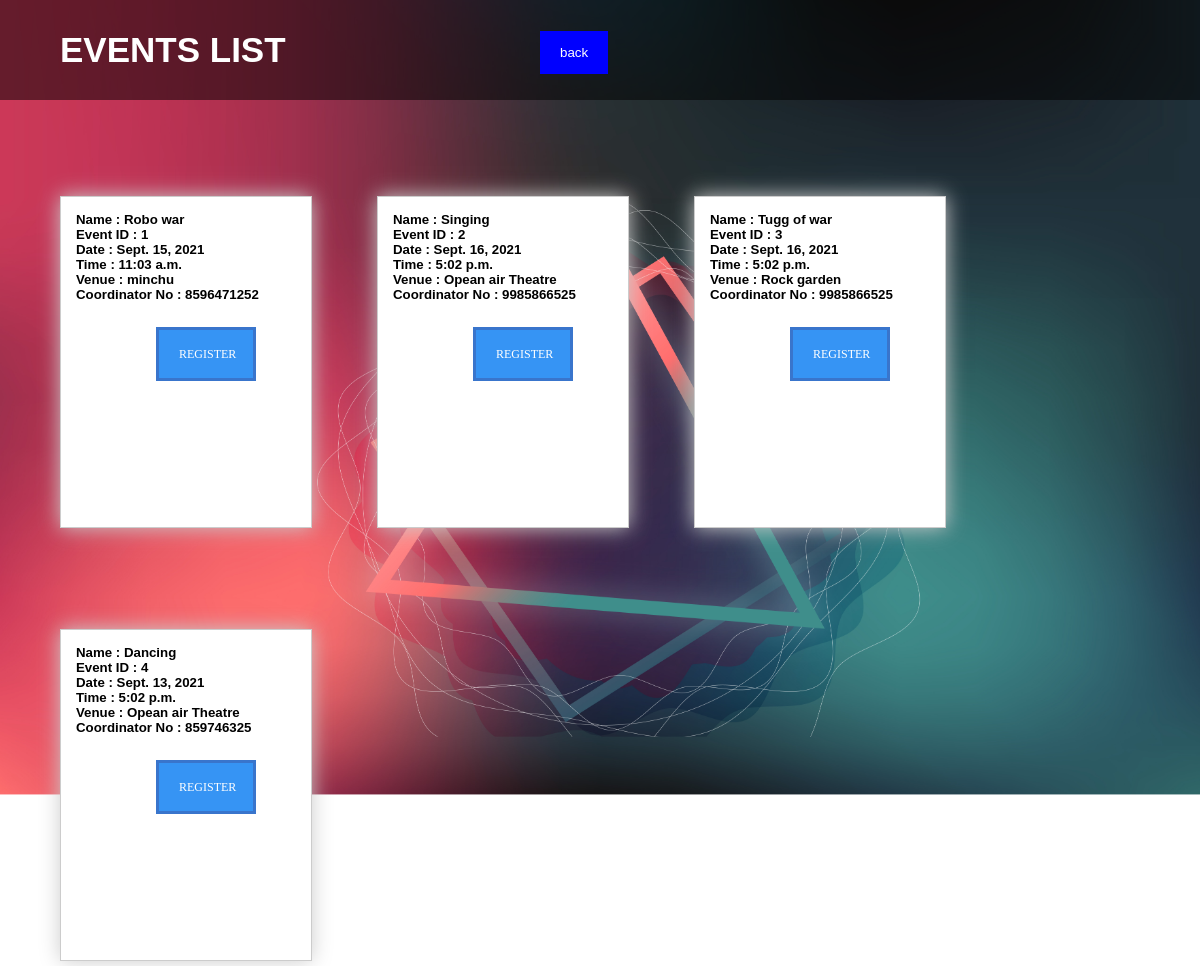
Page /details1 on the committed database.
### event/models.py (models this page shows)
class Event(models.Model):
    E_id = models.CharField(max_length=100)
    E_name=models.CharField(max_length=100)
    E_type=models.CharField(max_length=100,choices=CHOICES_TYPE, default='Cultural')
    E_location=models.CharField(max_length=100)
    E_date = models.DateField(default=2021-9-12)
    E_time=models.TimeField()
    E_fees=models.IntegerField(default=30)
    E_coordinator_no=models.CharField(max_length=100)
    E_image=models.ImageField(upload_to='pics',default='static/image1.jpg')

### event/views.py (the view)
# urls.py: path("details1", views.details1, name="details1"),
def details1(request):
    listevent = Event.objects.all()
    return render(request,'details1.html', {'lists':listevent})

### templates/details1.html (shortened to what this page needs)
{% load static %}
<!DOCTYPE html>
<html lang="en">
<head>
  <link rel="stylesheet" href="https://cdnjs.cloudflare.com/ajax/libs/font-awesome/4.7.0/css/font-awesome.min.css">
    <link rel='stylesheet' type='text/css' href="{% static 'detailsstyle.css' %}">
     <link rel='stylesheet' type='text/css' href="{% static 'indexstyle.css' %}">
     <link rel='stylesheet' type='text/css' href="{% static 'event.css' %}">
</head>
<body>
    <div class="bgimage">
        <div class="menu">
            <div class="leftmenu">
                <h1 color="white"> EVENTS LIST </h1>
            </div>
            <div class="rightmenu">
                <ul>
                    <li><button type="button" onclick="location.href ='index'">back</button></li>
                </ul>
            </div>
             </div>
                 <div>
                    <ul>
          {% for list in lists %}
                    <div class="gallery">
                    <div class="desc">
                    <h5>Name : {{list.E_name}}</h5>
                    <h5>Event ID : {{list.E_id}}</h5>
                    <h5>Date : {{list.E_date}}</h5>
                    <h5>Time : {{list.E_time}}</h5>
                    <h5>Venue : {{list.E_location}}</h5>
                    <h5>Coordinator No : {{list.E_coordinator_no}}</h5>
                    <button onclick="location.href ='register1'" id="myButton" class="float-left submit-button" >REGISTER</button>
               </div>
                </div>
            {% endfor %}
                    </ul>
                      </div>
        </div>

### static/detailsstyle.css (style rules this page uses)
* { margin:0px; padding:0px; }
body { background-size: 100% 100%; width: 100%; height: 100vh; }
.bgimage { background-image: url(HO.jpg); background-size: 100% 100%; width: 100%; height: 100vh; }
.menu { width: 100%; height: 100px; }
.leftmenu { width: 25%; line-height: 100px; float: left; }
.leftmenu h1 { padding-left: 60px; font-weight: bold; color: white; font-size: 35px; font-family: arial; }
.rightmenu { width: 75%; height: 100px; float: right; }
.rightmenu ul { margin-left: 650px; }
.rightmenu ul li { display: inline-block; list-style: none; font-size: 20px; color: white; font-weight: bold; line-height: 100px; margin-left: 40px; text-transform: uppercase; }
#myButton { background-color: #3694f4; border: 3px solid #3d59a782; font-size: 12px; text-transform: uppercase; font-family:initial; line-height:20px; width: 100px; margin-top: 25px; margin-left: 80px; color:white; }

### static/indexstyle.css (style rules this page uses)
* { margin:0px; padding:0px; }
.bgimage { background-image: url(HO.jpg); background-size: 100% 100%; width: 100%; height: 100vh; }
.menu { width: 100%; height: 100px; background-color: rgb(0,0,0,0.5); }
.leftmenu { width: 25%; line-height: 100px; float: left; }
.rightmenu { width: 75%; height: 100px; float: right; }
.rightmenu ul { margin-left: 200px; }
.rightmenu ul li { display: inline-block; list-style: none; font-size: 20px; color: white; font-weight: bold; line-height: 100px; margin-left: 40px; text-transform: uppercase; }
body { font-family: Arial, Helvetica, sans-serif; }
button { background-color: blue; color: white; padding: 14px 20px; margin: 8px 0; border: none; cursor: pointer; width: 100%; }

### static/event.css (style rules this page uses)
div.gallery { margin: 5px; border: 1px solid #ccc; float: left; background: #fff; font-family: arial; position: relative; width:250px; height: 330px; overflow: hidden; box-shadow: 0 0 20px #ccc; margin-left: 5%; margin-top:8%; }
div.desc { padding: 15px; text-align: left; }

### rows in the picture
Event: E_name "Robo war", E_id "1", E_date "Sept. 15, 2021", E_time "11:03 a.m.", E_location "minchu", E_coordinator_no "8596471252"
Event: E_name "Singing", E_id "2", E_date "Sept. 16, 2021", E_time "5:02 p.m.", E_location "Opean air Theatre", E_coordinator_no "9985866525"
Event: E_name "Tugg of war", E_id "3", E_date "Sept. 16, 2021", E_time "5:02 p.m.", E_location "Rock garden", E_coordinator_no "9985866525"
Event: E_name "Dancing", E_id "4", E_date "Sept. 13, 2021", E_time "5:02 p.m.", E_location "Opean air Theatre", E_coordinator_no "859746325"
